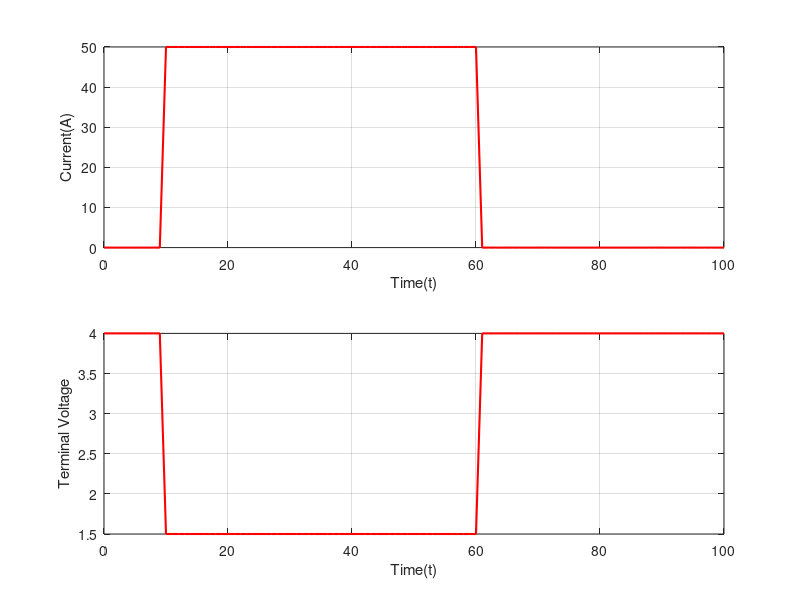

This chart was generated by the following MATLAB code:
soc_data = [0, 0.1, 0.2, 0.3, 0.4, 0.5, 0.6, 0.7, 0.8, 0.9, 1.0];
ocv_data = [3.0, 3.45, 3.68, 3.74, 3.77, 3.81, 3.87, 3.92, 4.00, 4.10, 4.2];
R0=0.05;
current_soc=0.8;
Vocv_start = interp1(soc_data, ocv_data, current_soc, 'pchip');
t=(0:100);
I=zeros(size(t));
I(11:61) = 50;
V_term=Vocv_start-I*R0;
subplot(2,1,1);
plot (t,I,'r-', 'Linewidth', 1.5);
grid on;
xlabel('Time(t)');
ylabel('Current(A)');
subplot(2,1,2);
plot (t, V_term,'r-', 'Linewidth', 1.5);
grid on;
xlabel('Time(t)');
ylabel('Terminal Voltage');
